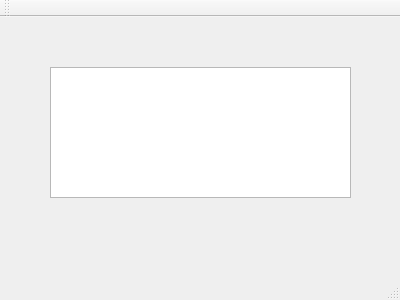
<?xml version="1.0" encoding="UTF-8"?>
<ui version="4.0">
 <class>MainWindow</class>
 <widget class="QMainWindow" name="MainWindow">
  <property name="geometry">
   <rect>
    <x>0</x>
    <y>0</y>
    <width>400</width>
    <height>300</height>
   </rect>
  </property>
  <property name="windowTitle">
   <string>MainWindow</string>
  </property>
  <widget class="QWidget" name="centralWidget">
   <widget class="QTextEdit" name="textEdit">
    <property name="geometry">
     <rect>
      <x>50</x>
      <y>50</y>
      <width>301</width>
      <height>131</height>
     </rect>
    </property>
   </widget>
  </widget>
  <widget class="QMenuBar" name="menuBar">
   <property name="geometry">
    <rect>
     <x>0</x>
     <y>0</y>
     <width>400</width>
     <height>22</height>
    </rect>
   </property>
  </widget>
  <widget class="QToolBar" name="mainToolBar">
   <attribute name="toolBarArea">
    <enum>TopToolBarArea</enum>
   </attribute>
   <attribute name="toolBarBreak">
    <bool>false</bool>
   </attribute>
  </widget>
  <widget class="QStatusBar" name="statusBar"/>
 </widget>
 <layoutdefault spacing="6" margin="11"/>
 <resources/>
 <connections/>
</ui>
